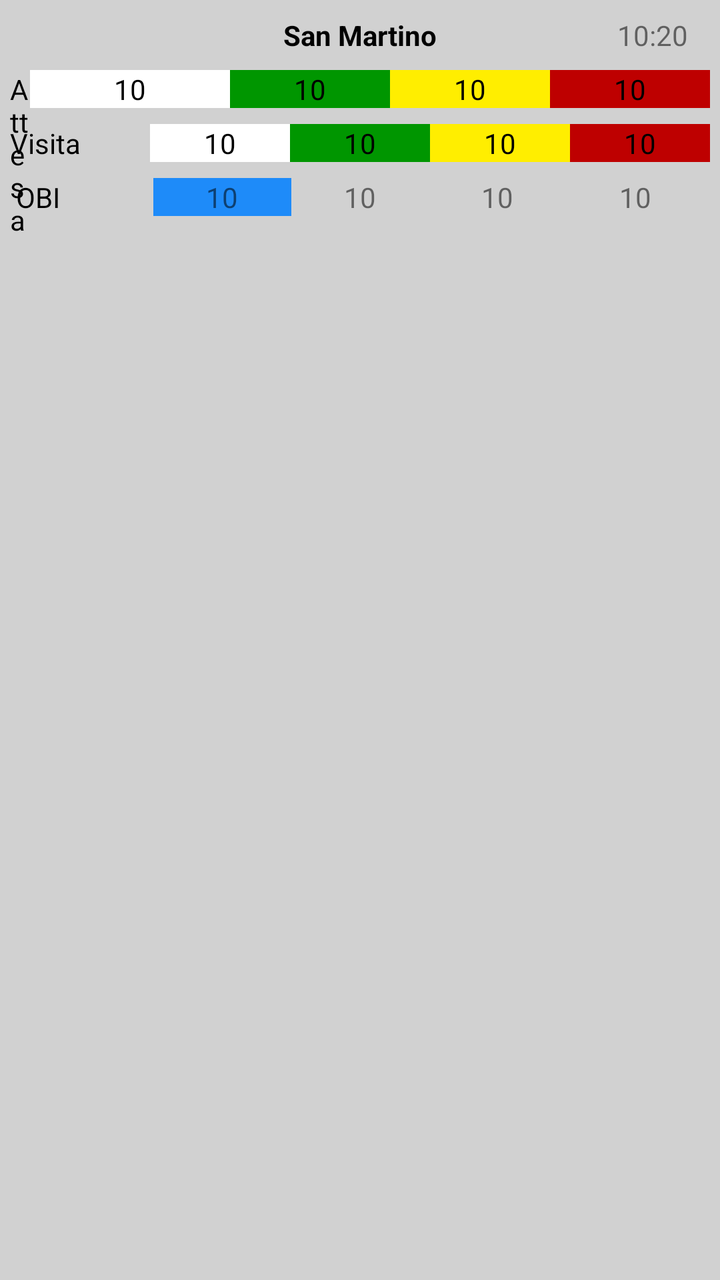
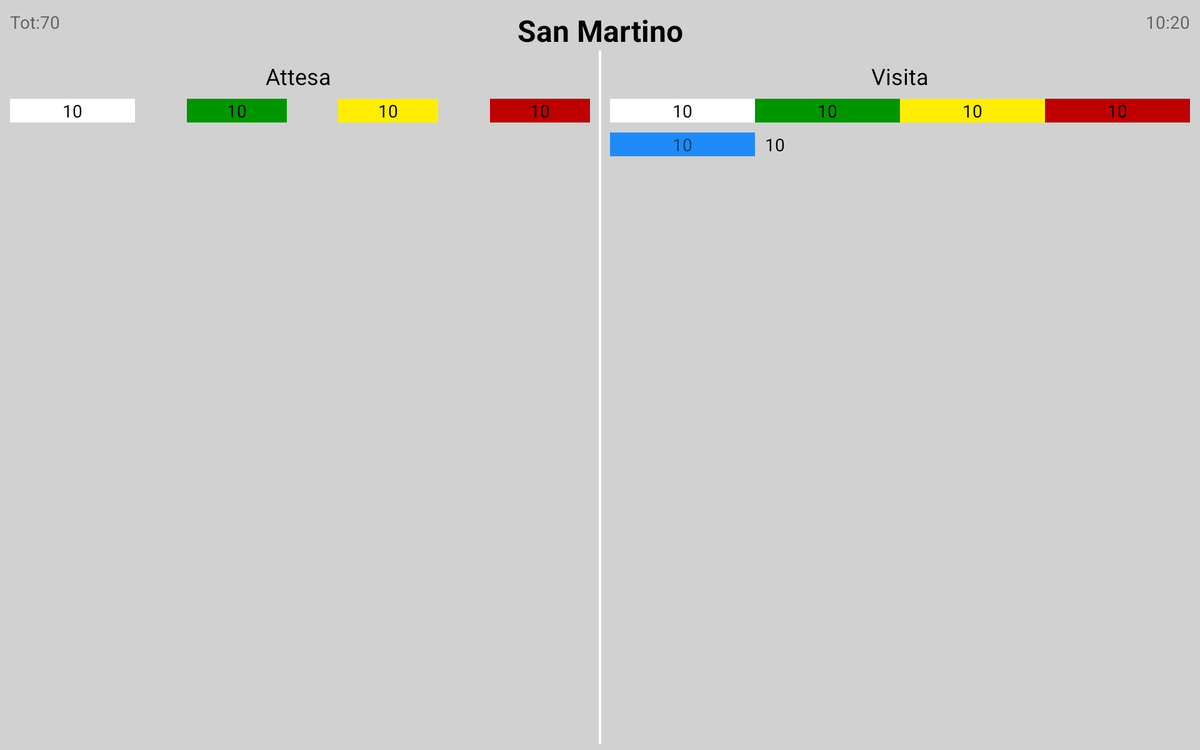

Compare how this app lays out the same screen by default and in its alternative resource folder. The renders come first, then the two layout files and the values they reference.
<!-- AndroidManifest.xml: application theme AppTheme -->
<!-- res/layout/hospital_entry_constraint2.xml -->
<?xml version="1.0" encoding="utf-8"?>
<android.support.constraint.ConstraintLayout xmlns:android="http://schemas.android.com/apk/res/android"
    xmlns:app="http://schemas.android.com/apk/res-auto"
    xmlns:tools="http://schemas.android.com/tools"
    android:layout_width="match_parent"
    android:layout_height="match_parent"
    android:background="@color/hospital_entry_bck"
    android:fitsSystemWindows="true"
    android:paddingBottom="5dp"
    tools:layout_editor_absoluteX="0dp"
    tools:layout_editor_absoluteY="81dp">


    <TextView
        android:id="@+id/hospital_name"
        android:layout_width="0dp"
        android:layout_height="wrap_content"
        android:layout_marginEnd="8dp"
        android:layout_marginLeft="8dp"
        android:layout_marginRight="8dp"
        android:layout_marginStart="8dp"
        android:layout_marginTop="8dp"
        android:textAlignment="center"
        android:textColor="@color/black"
        android:textStyle="bold"
        app:layout_constraintHorizontal_bias="0.0"
        app:layout_constraintLeft_toLeftOf="parent"
        app:layout_constraintRight_toRightOf="parent"
        app:layout_constraintTop_toTopOf="parent"
        tools:text="San Martino" />

    <TextView
        android:id="@+id/last_updated"
        android:layout_width="wrap_content"
        android:layout_height="wrap_content"
        android:layout_marginEnd="8dp"
        android:layout_marginRight="8dp"
        android:layout_marginTop="8dp"
        app:layout_constraintRight_toRightOf="@+id/hospital_name"
        app:layout_constraintTop_toTopOf="parent"
        tools:ignore="RtlHardcoded"
        tools:text="10:20" />

    <TextView
        android:id="@+id/waiting_label"
        android:layout_width="0dp"
        android:layout_height="wrap_content"
        android:layout_marginLeft="5dp"
        android:layout_marginStart="5dp"
        android:layout_marginTop="8dp"
        android:text="Attesa"
        android:textAlignment="viewStart"
        android:textColor="@color/black"
        app:layout_constraintHorizontal_chainStyle="spread_inside"
        app:layout_constraintHorizontal_weight="1"
        app:layout_constraintLeft_toLeftOf="parent"
        app:layout_constraintRight_toLeftOf="@+id/waiting_white"
        app:layout_constraintTop_toBottomOf="@+id/hospital_name" />


    <TextView
        android:id="@+id/waiting_green"
        android:layout_width="0dp"
        android:layout_height="wrap_content"

        android:layout_marginTop="8dp"
        android:background="@drawable/bar_green"
        android:textAlignment="center"
        android:textColor="@color/black"
        app:layout_constraintHorizontal_weight="1"
        app:layout_constraintLeft_toRightOf="@+id/waiting_white"
        app:layout_constraintRight_toLeftOf="@+id/waiting_yellow"
        app:layout_constraintTop_toBottomOf="@+id/hospital_name"
        app:layout_constraintVertical_weight="1"
        tools:layout_width="80dp"
        tools:text="10" />

    <TextView
        android:id="@+id/waiting_yellow"
        android:layout_width="0dp"
        android:layout_height="wrap_content"

        android:layout_marginTop="8dp"
        android:background="@drawable/bar_yellow"
        android:textAlignment="center"
        android:textColor="@color/black"
        app:layout_constraintHorizontal_weight="1"
        app:layout_constraintLeft_toRightOf="@+id/waiting_green"
        app:layout_constraintRight_toLeftOf="@+id/waiting_red"
        app:layout_constraintTop_toBottomOf="@+id/hospital_name"
        app:layout_constraintVertical_weight="1"
        tools:layout_width="80dp"
        tools:text="10" />

    <TextView
        android:id="@+id/waiting_red"
        android:layout_width="0dp"
        android:layout_height="wrap_content"
        android:layout_marginEnd="5dp"
        android:layout_marginRight="5dp"
        android:layout_marginTop="8dp"
        android:background="@drawable/bar_red"
        android:textAlignment="center"
        android:textColor="@color/black"
        app:layout_constraintHorizontal_weight="1"
        app:layout_constraintLeft_toRightOf="@+id/waiting_yellow"
        app:layout_constraintRight_toRightOf="parent"
        app:layout_constraintTop_toBottomOf="@+id/hospital_name"
        app:layout_constraintVertical_weight="1"
        tools:layout_width="80dp"
        tools:text="10" />

    <TextView
        android:id="@+id/running_label"
        android:layout_width="0dp"
        android:layout_height="wrap_content"
        android:layout_marginLeft="5dp"
        android:layout_marginStart="5dp"
        android:layout_marginTop="8dp"
        android:text="Visita"
        android:textAlignment="viewStart"
        android:textColor="@color/black"
        app:layout_constraintHorizontal_weight="1"
        app:layout_constraintLeft_toLeftOf="parent"
        app:layout_constraintRight_toLeftOf="@+id/running_white"
        app:layout_constraintTop_toBottomOf="@+id/waiting_green" />


    <TextView
        android:id="@+id/waiting_white"
        android:layout_width="0dp"
        android:layout_height="wrap_content"
        android:layout_marginTop="8dp"
        android:background="@drawable/bar_white"
        android:textAlignment="center"
        android:textColor="@color/black"
        app:layout_constraintHorizontal_chainStyle="spread_inside"
        app:layout_constraintHorizontal_weight="1"
        app:layout_constraintLeft_toRightOf="@+id/waiting_label"
        app:layout_constraintRight_toLeftOf="@+id/waiting_green"
        app:layout_constraintTop_toBottomOf="@+id/hospital_name"
        app:layout_constraintVertical_weight="1"
        tools:layout_width="100dp"
        tools:text="10" />

    <TextView
        android:id="@+id/running_white"
        android:layout_width="0dp"
        android:layout_height="wrap_content"
        android:layout_marginTop="8dp"
        android:background="@drawable/bar_white"
        android:textAlignment="center"
        android:textColor="@color/black"
        app:layout_constraintHorizontal_chainStyle="spread_inside"
        app:layout_constraintHorizontal_weight="1"
        app:layout_constraintLeft_toRightOf="@+id/running_label"
        app:layout_constraintRight_toLeftOf="@+id/running_green"
        app:layout_constraintTop_toBottomOf="@+id/waiting_green"
        app:layout_constraintVertical_weight="1"
        tools:text="10" />

    <TextView
        android:id="@+id/running_green"
        android:layout_width="0dp"
        android:layout_height="wrap_content"
        android:layout_marginTop="8dp"
        android:background="@drawable/bar_green"
        android:textAlignment="center"
        android:textColor="@color/black"
        app:layout_constraintHorizontal_weight="1"
        app:layout_constraintLeft_toRightOf="@+id/running_white"
        app:layout_constraintRight_toLeftOf="@+id/running_yellow"
        app:layout_constraintTop_toBottomOf="@+id/waiting_green"
        app:layout_constraintVertical_weight="1"
        tools:text="10" />

    <TextView
        android:id="@+id/running_yellow"
        android:layout_width="0dp"
        android:layout_height="wrap_content"
        android:layout_marginTop="8dp"
        android:background="@drawable/bar_yellow"
        android:textAlignment="center"
        android:textColor="@color/black"
        app:layout_constraintHorizontal_weight="1"
        app:layout_constraintLeft_toRightOf="@+id/running_green"
        app:layout_constraintRight_toLeftOf="@+id/running_red"
        app:layout_constraintTop_toBottomOf="@+id/waiting_green"
        app:layout_constraintVertical_weight="1"
        tools:text="10" />

    <TextView
        android:id="@+id/running_red"
        android:layout_width="0dp"
        android:layout_height="wrap_content"
        android:layout_marginEnd="5dp"
        android:layout_marginRight="5dp"
        android:layout_marginTop="8dp"
        android:background="@drawable/bar_red"
        android:textAlignment="center"
        android:textColor="@color/black"
        app:layout_constraintHorizontal_weight="1"
        app:layout_constraintLeft_toRightOf="@+id/running_yellow"
        app:layout_constraintRight_toRightOf="parent"
        app:layout_constraintTop_toBottomOf="@+id/waiting_green"
        app:layout_constraintVertical_weight="1"
        tools:text="10" />

    <TextView
        android:id="@+id/textView4"
        android:layout_width="0dp"
        android:layout_height="wrap_content"
        android:layout_marginLeft="8dp"
        android:layout_marginTop="8dp"
        android:text="@string/obi"
        android:textColor="@color/black"
        app:layout_constraintHorizontal_chainStyle="spread_inside"
        app:layout_constraintLeft_toLeftOf="parent"
        app:layout_constraintRight_toLeftOf="@+id/obi"
        app:layout_constraintTop_toBottomOf="@+id/running_green" />

    <TextView
        android:id="@+id/obi"
        android:layout_width="0dp"
        android:layout_height="wrap_content"
        android:layout_marginTop="8dp"
        android:background="@color/obi"
        android:textAlignment="center"
        app:layout_constraintLeft_toRightOf="@+id/textView4"
        app:layout_constraintRight_toLeftOf="@+id/textView6"
        app:layout_constraintTop_toBottomOf="@+id/running_green"
        tools:text="10" />

    <TextView
        android:id="@+id/textView7"
        android:layout_width="0dp"
        android:layout_height="wrap_content"

        android:layout_marginTop="8dp"
        android:textAlignment="center"
        app:layout_constraintLeft_toRightOf="@+id/textView6"
        app:layout_constraintRight_toLeftOf="@+id/textView8"
        app:layout_constraintTop_toBottomOf="@+id/running_green"
        tools:text="10" />

    <TextView
        android:id="@+id/textView8"
        android:layout_width="0dp"
        android:layout_height="wrap_content"

        android:layout_marginRight="8dp"
        android:layout_marginTop="8dp"
        android:textAlignment="center"
        app:layout_constraintLeft_toRightOf="@+id/textView7"
        app:layout_constraintRight_toRightOf="parent"
        app:layout_constraintTop_toBottomOf="@+id/running_green"
        tools:text="10" />

    <TextView
        android:id="@+id/textView6"
        android:layout_width="0dp"
        android:layout_height="wrap_content"

        android:layout_marginTop="8dp"
        android:textAlignment="center"
        app:layout_constraintLeft_toRightOf="@+id/obi"
        app:layout_constraintRight_toLeftOf="@+id/textView7"
        app:layout_constraintTop_toBottomOf="@+id/running_green"
        tools:text="10" />


</android.support.constraint.ConstraintLayout>
<!-- resources referenced by this layout -->
<resources>
  <color name="black">#000000</color>
  <color name="hospital_entry_bck">#d1d1d1</color>
  <color name="obi">#1e8bf9</color>
  <!-- drawable bar_green (drawable) -->
  <?xml version="1.0" encoding="utf-8"?>
  <layer-list xmlns:android="http://schemas.android.com/apk/res/android">
      <item>
          <shape android:shape="rectangle">
              <solid android:color="@color/green" />
              <corners android:radius="0dp" />
          </shape>
      </item>
  </layer-list>
  <!-- drawable bar_red (drawable) -->
  <?xml version="1.0" encoding="utf-8"?>
  <layer-list xmlns:android="http://schemas.android.com/apk/res/android">
      <item>
          <shape android:shape="rectangle">
              <solid android:color="@color/red" />
              <corners android:radius="0dp" />
          </shape>
      </item>
  </layer-list>
  <!-- drawable bar_white (drawable) -->
  <?xml version="1.0" encoding="utf-8"?>
  
  <layer-list xmlns:android="http://schemas.android.com/apk/res/android">
      <item>
          <shape android:shape="rectangle">
              <solid android:color="@color/white" />
              <corners android:radius="0dp" />
          </shape>
      </item>
  </layer-list>
  <!-- drawable bar_yellow (drawable) -->
  <?xml version="1.0" encoding="utf-8"?>
  
  <layer-list xmlns:android="http://schemas.android.com/apk/res/android">
      <item>
          <shape android:shape="rectangle">
              <solid android:color="@color/yellow" />
              <corners android:radius="0dp" />
          </shape>
      </item>
  </layer-list>
  <string name="obi">OBI</string>
  <!-- from res/values-v21/ -->
  <style name="AppTheme" parent="Theme.AppCompat.Light.DarkActionBar">
          
          <item name="colorPrimary">@color/colorPrimary</item>
          <item name="colorPrimaryDark">@color/colorPrimaryDark</item>
          <item name="colorAccent">@color/colorAccent</item>
          <item name="actionBarStyle">@style/PSLiguriaBarStyle</item>
          <item name="android:navigationBarColor">@color/colorPrimary</item>
      </style>
  <color name="green">#009600</color>
  <color name="red">#be0000</color>
  <color name="white">#ffffff</color>
  <color name="yellow">#ffee00</color>
  <color name="colorPrimary">#3F51B5</color>
  <color name="colorPrimaryDark">#303F9F</color>
  <color name="colorAccent">#FF4081</color>
</resources>
<!-- res/layout-w720dp/hospital_entry_constraint2.xml (the repository's variant of the layout above) -->
<!-- drawn on a 7-inch tablet turned sideways -->
<?xml version="1.0" encoding="utf-8"?>
<android.support.constraint.ConstraintLayout xmlns:android="http://schemas.android.com/apk/res/android"
    xmlns:app="http://schemas.android.com/apk/res-auto"
    xmlns:tools="http://schemas.android.com/tools"
    android:layout_width="match_parent"
    android:layout_height="match_parent"
    android:background="@color/hospital_entry_bck"
    android:fitsSystemWindows="true"
    android:paddingBottom="5dp"
    tools:layout_editor_absoluteX="0dp"
    tools:layout_editor_absoluteY="89dp">


    <View
        android:id="@+id/separator"
        android:layout_width="2dp"
        android:layout_height="0dp"
        android:layout_marginBottom="0dp"
        android:background="@color/white"
        app:layout_constraintBottom_toBottomOf="parent"
        app:layout_constraintLeft_toRightOf="@+id/waiting_red"
        app:layout_constraintRight_toLeftOf="@+id/running_white"
        app:layout_constraintTop_toBottomOf="@+id/hospital_name" />

    <TextView
        android:id="@+id/hospital_name"
        android:layout_width="0dp"
        android:layout_height="wrap_content"
        android:layout_marginEnd="8dp"
        android:layout_marginLeft="8dp"
        android:layout_marginRight="8dp"
        android:layout_marginStart="8dp"
        android:layout_marginTop="8dp"
        android:textAlignment="center"
        android:textColor="@color/black"
        android:textSize="24sp"
        android:textStyle="bold"
        app:layout_constraintHorizontal_bias="0.0"
        app:layout_constraintLeft_toLeftOf="parent"
        app:layout_constraintRight_toRightOf="parent"
        app:layout_constraintTop_toTopOf="parent"
        tools:text="San Martino" />

    <TextView
        android:id="@+id/last_updated"
        android:layout_width="wrap_content"
        android:layout_height="wrap_content"
        android:layout_marginEnd="8dp"
        android:layout_marginRight="8dp"
        android:layout_marginTop="8dp"
        app:layout_constraintRight_toRightOf="parent"
        app:layout_constraintTop_toTopOf="parent"
        tools:ignore="RtlHardcoded"
        tools:text="10:20" />

    <TextView
        android:id="@+id/waiting_label"
        android:layout_width="0dp"
        android:layout_height="wrap_content"
        android:layout_marginEnd="8dp"
        android:layout_marginLeft="5dp"
        android:layout_marginRight="8dp"
        android:layout_marginStart="5dp"
        android:layout_marginTop="8dp"
        android:text="Attesa"
        android:textAlignment="center"
        android:textColor="@color/black"
        android:textSize="18sp"
        app:layout_constraintHorizontal_chainStyle="spread_inside"
        app:layout_constraintHorizontal_weight="1"
        app:layout_constraintLeft_toLeftOf="parent"
        app:layout_constraintRight_toLeftOf="@+id/guideline2"
        app:layout_constraintTop_toBottomOf="@+id/hospital_name" />


    <TextView
        android:id="@+id/waiting_green"
        android:layout_width="0dp"
        android:layout_height="wrap_content"

        android:layout_marginTop="6dp"
        android:background="@drawable/bar_green"
        android:textAlignment="center"
        android:textColor="@color/black"
        app:layout_constraintHorizontal_weight="1"
        app:layout_constraintLeft_toRightOf="@+id/waiting_white"
        app:layout_constraintRight_toLeftOf="@+id/waiting_yellow"
        app:layout_constraintTop_toBottomOf="@+id/waiting_label"
        app:layout_constraintVertical_weight="1"
        tools:layout_width="80dp"
        tools:text="10" />

    <TextView
        android:id="@+id/waiting_yellow"
        android:layout_width="0dp"
        android:layout_height="wrap_content"

        android:layout_marginTop="6dp"
        android:background="@drawable/bar_yellow"
        android:textAlignment="center"
        android:textColor="@color/black"
        app:layout_constraintHorizontal_weight="1"
        app:layout_constraintLeft_toRightOf="@+id/waiting_green"
        app:layout_constraintRight_toLeftOf="@+id/waiting_red"
        app:layout_constraintTop_toBottomOf="@+id/waiting_label"
        app:layout_constraintVertical_weight="1"
        tools:layout_width="80dp"
        tools:text="10" />

    <TextView
        android:id="@+id/waiting_red"
        android:layout_width="0dp"
        android:layout_height="wrap_content"
        android:layout_marginEnd="8dp"
        android:layout_marginRight="8dp"
        android:layout_marginTop="6dp"
        android:background="@drawable/bar_red"
        android:textAlignment="center"
        android:textColor="@color/black"
        app:layout_constraintHorizontal_weight="1"
        app:layout_constraintLeft_toRightOf="@+id/waiting_yellow"
        app:layout_constraintRight_toLeftOf="@+id/guideline2"
        app:layout_constraintTop_toBottomOf="@+id/waiting_label"
        app:layout_constraintVertical_weight="1"
        tools:layout_width="80dp"
        tools:text="10" />

    <TextView
        android:id="@+id/running_label"
        android:layout_width="0dp"
        android:layout_height="wrap_content"
        android:layout_marginEnd="8dp"
        android:layout_marginLeft="8dp"
        android:layout_marginRight="8dp"
        android:layout_marginStart="8dp"
        android:layout_marginTop="8dp"
        android:text="Visita"
        android:textAlignment="center"
        android:textColor="@color/black"
        android:textSize="18sp"
        app:layout_constraintHorizontal_weight="1"
        app:layout_constraintLeft_toLeftOf="@+id/guideline2"
        app:layout_constraintRight_toRightOf="parent"
        app:layout_constraintTop_toBottomOf="@+id/hospital_name" />


    <TextView
        android:id="@+id/waiting_white"
        android:layout_width="0dp"
        android:layout_height="wrap_content"
        android:layout_marginLeft="8dp"
        android:layout_marginTop="6dp"
        android:background="@drawable/bar_white"
        android:textAlignment="center"
        android:textColor="@color/black"
        app:layout_constraintHorizontal_chainStyle="spread_inside"
        app:layout_constraintHorizontal_weight="1"
        app:layout_constraintLeft_toLeftOf="parent"
        app:layout_constraintRight_toLeftOf="@+id/waiting_green"
        app:layout_constraintTop_toBottomOf="@+id/waiting_label"
        app:layout_constraintVertical_weight="1"
        tools:layout_width="100dp"
        tools:text="10" />

    <TextView
        android:id="@+id/running_white"
        android:layout_width="0dp"
        android:layout_height="wrap_content"
        android:layout_marginLeft="8dp"
        android:layout_marginStart="8dp"
        android:layout_marginTop="6dp"
        android:background="@drawable/bar_white"
        android:textAlignment="center"
        android:textColor="@color/black"
        app:layout_constraintHorizontal_chainStyle="spread_inside"
        app:layout_constraintHorizontal_weight="1"
        app:layout_constraintLeft_toLeftOf="@+id/guideline2"
        app:layout_constraintRight_toLeftOf="@+id/running_green"
        app:layout_constraintTop_toBottomOf="@+id/running_label"
        app:layout_constraintVertical_weight="1"
        tools:text="10" />

    <TextView
        android:id="@+id/running_green"
        android:layout_width="0dp"
        android:layout_height="wrap_content"
        android:layout_marginTop="6dp"
        android:background="@drawable/bar_green"
        android:textAlignment="center"
        android:textColor="@color/black"
        app:layout_constraintHorizontal_weight="1"
        app:layout_constraintLeft_toRightOf="@+id/running_white"
        app:layout_constraintRight_toLeftOf="@+id/running_yellow"
        app:layout_constraintTop_toBottomOf="@+id/running_label"
        app:layout_constraintVertical_weight="1"
        tools:text="10" />

    <TextView
        android:id="@+id/running_yellow"
        android:layout_width="0dp"
        android:layout_height="wrap_content"
        android:layout_marginTop="6dp"
        android:background="@drawable/bar_yellow"
        android:textAlignment="center"
        android:textColor="@color/black"
        app:layout_constraintHorizontal_weight="1"
        app:layout_constraintLeft_toRightOf="@+id/running_green"
        app:layout_constraintRight_toLeftOf="@+id/running_red"
        app:layout_constraintTop_toBottomOf="@+id/running_label"
        app:layout_constraintVertical_weight="1"
        tools:text="10" />

    <TextView
        android:id="@+id/running_red"
        android:layout_width="0dp"
        android:layout_height="wrap_content"
        android:layout_marginRight="8dp"
        android:layout_marginTop="6dp"
        android:background="@drawable/bar_red"
        android:textAlignment="center"
        android:textColor="@color/black"
        app:layout_constraintHorizontal_weight="1"
        app:layout_constraintLeft_toRightOf="@+id/running_yellow"
        app:layout_constraintRight_toRightOf="parent"
        app:layout_constraintTop_toBottomOf="@+id/running_label"
        app:layout_constraintVertical_weight="1"
        tools:text="10" />

    <TextView
        android:id="@+id/obi_label"
        android:layout_width="wrap_content"
        android:layout_height="wrap_content"
        android:layout_marginEnd="8dp"
        android:layout_marginRight="8dp"
        android:layout_marginTop="8dp"
        android:text="@string/obi"
        android:textAlignment="textEnd"
        android:textColor="@color/black"
        android:visibility="gone"
        app:layout_constraintHorizontal_chainStyle="spread_inside"
        app:layout_constraintHorizontal_weight="1"
        app:layout_constraintRight_toLeftOf="@+id/guideline2"
        app:layout_constraintTop_toBottomOf="@+id/running_white" />

    <TextView
        android:id="@+id/obi"
        android:layout_width="0dp"
        android:layout_height="wrap_content"
        android:layout_marginLeft="8dp"
        android:layout_marginStart="8dp"
        android:layout_marginTop="8dp"
        android:background="@color/obi"
        android:textAlignment="center"
        app:layout_constraintHorizontal_weight="1"
        app:layout_constraintLeft_toLeftOf="@+id/guideline2"
        app:layout_constraintRight_toLeftOf="@+id/textView6"
        app:layout_constraintTop_toBottomOf="@+id/running_green"
        tools:text="10" />

    <TextView
        android:id="@+id/textView6"
        android:layout_width="0dp"
        android:layout_height="wrap_content"

        android:layout_marginLeft="8dp"
        android:layout_marginTop="8dp"
        android:text="OBI"
        android:textAlignment="viewStart"
        android:textColor="@color/black"
        app:layout_constraintHorizontal_weight="3"
        app:layout_constraintLeft_toRightOf="@+id/obi"
        app:layout_constraintRight_toRightOf="parent"
        app:layout_constraintTop_toBottomOf="@+id/running_green"
        tools:text="10" />

    <TextView
        android:id="@+id/total_people"
        android:layout_width="wrap_content"
        android:layout_height="wrap_content"
        android:layout_marginLeft="8dp"
        android:layout_marginStart="8dp"
        android:layout_marginTop="8dp"
        android:text="TextView"
        app:layout_constraintLeft_toLeftOf="parent"
        app:layout_constraintTop_toTopOf="parent"
        tools:text="Tot:70 " />

    <android.support.constraint.Guideline
        android:id="@+id/guideline2"
        android:layout_width="1dp"
        android:layout_height="0dp"
        android:orientation="vertical"
        app:layout_constraintGuide_percent="0.5"
        tools:layout_editor_absoluteX="384dp"
        tools:layout_editor_absoluteY="0dp" />


</android.support.constraint.ConstraintLayout>
<!-- resources referenced by the variant -->
<!-- as a 7-inch tablet turned sideways resolves them -->
<resources>
  <color name="black">#000000</color>
  <color name="hospital_entry_bck">#d1d1d1</color>
  <color name="obi">#1e8bf9</color>
  <color name="white">#ffffff</color>
  <!-- drawable bar_green (drawable) -->
  <?xml version="1.0" encoding="utf-8"?>
  <layer-list xmlns:android="http://schemas.android.com/apk/res/android">
      <item>
          <shape android:shape="rectangle">
              <solid android:color="@color/green" />
              <corners android:radius="0dp" />
          </shape>
      </item>
  </layer-list>
  <!-- drawable bar_red (drawable) -->
  <?xml version="1.0" encoding="utf-8"?>
  <layer-list xmlns:android="http://schemas.android.com/apk/res/android">
      <item>
          <shape android:shape="rectangle">
              <solid android:color="@color/red" />
              <corners android:radius="0dp" />
          </shape>
      </item>
  </layer-list>
  <!-- drawable bar_white (drawable) -->
  <?xml version="1.0" encoding="utf-8"?>
  
  <layer-list xmlns:android="http://schemas.android.com/apk/res/android">
      <item>
          <shape android:shape="rectangle">
              <solid android:color="@color/white" />
              <corners android:radius="0dp" />
          </shape>
      </item>
  </layer-list>
  <!-- drawable bar_yellow (drawable) -->
  <?xml version="1.0" encoding="utf-8"?>
  
  <layer-list xmlns:android="http://schemas.android.com/apk/res/android">
      <item>
          <shape android:shape="rectangle">
              <solid android:color="@color/yellow" />
              <corners android:radius="0dp" />
          </shape>
      </item>
  </layer-list>
  <string name="obi">OBI</string>
  <!-- from res/values-v21/ -->
  <style name="AppTheme" parent="Theme.AppCompat.Light.DarkActionBar">
          
          <item name="colorPrimary">@color/colorPrimary</item>
          <item name="colorPrimaryDark">@color/colorPrimaryDark</item>
          <item name="colorAccent">@color/colorAccent</item>
          <item name="actionBarStyle">@style/PSLiguriaBarStyle</item>
          <item name="android:navigationBarColor">@color/colorPrimary</item>
      </style>
  <color name="green">#009600</color>
  <color name="red">#be0000</color>
  <color name="yellow">#ffee00</color>
  <color name="colorPrimary">#3F51B5</color>
  <color name="colorPrimaryDark">#303F9F</color>
  <color name="colorAccent">#FF4081</color>
</resources>
